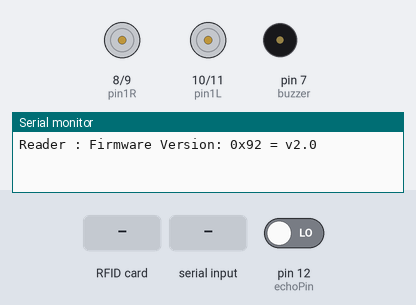
Simulated run of this sketch. Board: Arduino Mega 2560, built with avr-gcc and run on an emulated ATmega2560. On the bench: motor-driver pin pairs drawn as motors (green arrow = first pin HIGH = forward, orange = second pin HIGH = backward, longer = more drive), buzzer (waves = sounding), the last lines printed to the serial monitor. Inputs (shaded band) come from the test bench; at power-on: pin 12 (echoPin) LOW.

Above: at 1.2 s.
1.3 s: RFID card FA 1C 4A B3 held to the reader
At 2.0 s:
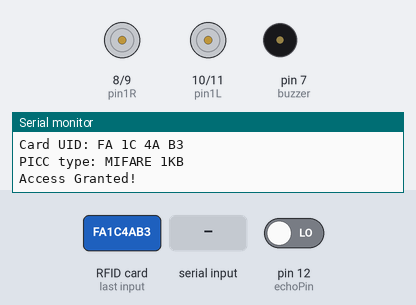
4.3 s: "1\n" received over the second serial link
At 5.2 s:
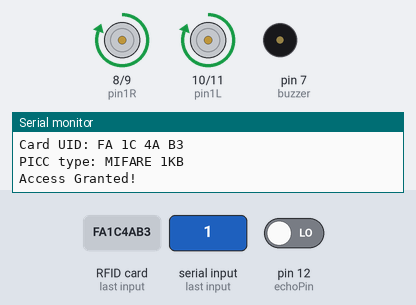
7.3 s: "2\n" received over the second serial link
At 8.4 s:
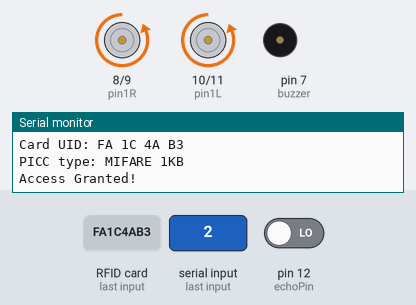
10.3 s: "3\n" received over the second serial link
At 11.5 s:
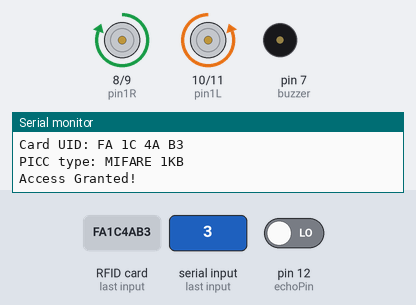
13.3 s: "4\n" received over the second serial link
At 14.5 s:
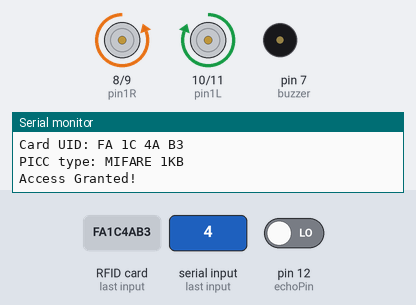
16.3 s: "0\n" received over the second serial link
At 17.6 s:
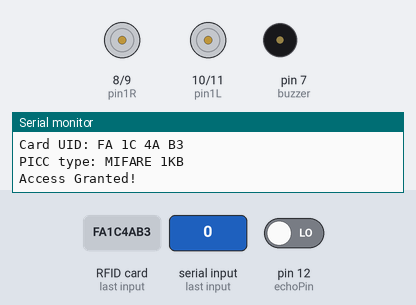
Timing chart, 0 to 20.3 s (numbered marks = the images above; inputs shaded):
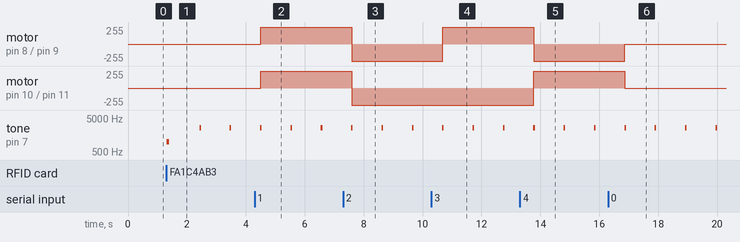

Measured:
- after the input at 1.3 s, tone on pin 7 (buzzer): silent → 1000 Hz at once, then repeats every 1.1 s: silent 1.0 s, 2600 Hz 0.03 s
- after the input at 4.3 s, motor on pin 8 (pin1R) / pin 9 (pin2R), motor on pin 10 (pin1L) / pin 11 (pin2L): stopped → forward 255/255 after 0.20 s
- after the input at 7.3 s, motor on pin 8 (pin1R) / pin 9 (pin2R), motor on pin 10 (pin1L) / pin 11 (pin2L): forward 255/255 → backward 255/255 after 0.29 s
- after the input at 10.3 s, motor on pin 8 (pin1R) / pin 9 (pin2R): backward 255/255 → forward 255/255 after 0.38 s
- after the input at 13.3 s, motor on pin 8 (pin1R) / pin 9 (pin2R): forward 255/255 → backward 255/255 after 0.47 s; motor on pin 10 (pin1L) / pin 11 (pin2L): backward 255/255 → forward 255/255 after 0.47 s
- after the input at 16.3 s, motor on pin 8 (pin1R) / pin 9 (pin2R): backward 255/255 → stopped after 0.56 s; motor on pin 10 (pin1L) / pin 11 (pin2L): forward 255/255 → stopped after 0.56 s

The sketch:

Final_version1.2.ino
```cpp
#include <Wire.h>
//Mega2560 pin 20 (SDA), pin 21 (SCL)
//SPI pin
//MOSI 51
//MISO 50
//SCK 52
//SS 53
#include "TimerOne.h"
#include <Adafruit_SSD1331.h>
///////////////////////////////////////////////////////

#include <SPI.h>
#include <MFRC522.h>

#define RST_PIN 5
#define SS_PIN 53

int rfidCheck = 0;

MFRC522 mfrc522;  //Create MFRC522 instance
char *reference;
byte uid[] = {0xFA, 0x1C, 0x4A, 0xB3};  //Required Card UID

///////////////////////////////////////////////////////
//Power detection
#define voltageValuePin A7
float  voltageValue = 0;

int analogInput = 0;
float vout = 0.0;
float vin = 0.0;
int value = 0;
///////////////////////////////////////////////////////

///////////////////////////////////////////////////////
//Ultra Sonic
#define trigPin 13
#define echoPin 12

int f = 0;
int ok = 1;
unsigned long time = 0;

unsigned long UltraSonicStartTime = 0;
int UltraSonicDone = 1;
int    duration;
float  distance = 10.0;
///////////////////////////////////////////////////////

///////////////////////////////////////////////////////
//interrupt pin
int interruptL1 = 2;
int interruptL2 = 3;

int interruptR1 = 18;
int interruptR2 = 19;
///////////////////////////////////////////////////////

//////////////////////////////////////////////////////
//motor driver LM298 control pin
int pin1R = 8;
int pin2R = 9;
int pin1L = 10;
int pin2L = 11;
//////////////////////////////////////////////////////

//////////////////////////////////////////////////////
// encoder parameter
//encoderValue
long encoderValueR = 0;
long encoderValueL = 0;

//Reset encoderValue
int encoderValueR_Reset = 0;
int encoderValueL_Reset = 0;

//encoderValue Diff
long encoderValueR_Diff = 0;
long encoderValueL_Diff = 0;
//////////////////////////////////////////////////////

int forwardStart = 0;
int rightStart = 0;
int leftStart = 0;
int targetValue = 0;

////////////////////////////////////////////
//For black line
int prev_blackLineFR = 0;
int rising_blackLineFR = 0;
int prev_blackLineFL = 0;
int rising_blackLineFL = 0;
int rising_blackLineFR_level = 0;
int rising_blackLineFL_level = 0;
int state = 0; //L = -1, forward = 0, R = 1
////////////////////////////////////////////
//For bluetooth
int state2 = 0;
int counter = 0;

////////////////////////////////////////////
//For coordinate
int x = 0;
int y = 0;

int rotation = 0;

int forward = 0;

//////////////////////////////////////////
//buzzer
const int buzzer = 7;

////////////////////////////////////////////

void setup()
{
  ///////////////////////////

  //RFID module
  Serial.begin(115200);
  SPI.begin();

  mfrc522.PCD_Init(SS_PIN, RST_PIN);  // 初始化MFRC522卡
  Serial.print(F("Reader "));
  Serial.print(F(": "));
  mfrc522.PCD_DumpVersionToSerial();  // 顯示讀卡設備的版本

  /////////////////////////////////////////
  while (!Serial) {
    ; // wait for serial port to connect. Needed for native USB port only
  }

  // set the data rate for the SoftwareSerial port
  Serial3.begin(38400);
  Serial3.println("Hello, world?");


  /////////////////////////////////////////


  /////////////////////////////////////////
  //Ultra Sonic sensor
  pinMode(trigPin, OUTPUT);
  pinMode(echoPin, INPUT);
  /////////////////////////////////////////

  /////////////////////////////////////////
  //Motor
  pinMode(pin1L, OUTPUT);
  pinMode(pin2L, OUTPUT);
  pinMode(pin1R, OUTPUT);
  pinMode(pin2R, OUTPUT);
  /////////////////////////////////////////

  /////////////////////////////////////////
  //Encoder
  //https://www.arduino.cc/reference/en/language/functions/external-interrupts/attachinterrupt/
  pinMode(interruptL1, INPUT_PULLUP);
  pinMode(interruptL2, INPUT_PULLUP);
  pinMode(interruptR1, INPUT_PULLUP);
  pinMode(interruptR2, INPUT_PULLUP);


  ////////////////////////
  //buzzer
  pinMode(buzzer, OUTPUT);

  ////////////////////////
}


/////////////////////////////
//Main Loop
void loop()
{
  if (rfidCheck == 0) {
    rfidReader();

  }

  if (rfidCheck == 1) {
    UltraSonic();
    Beeper();
    delay(10);
    counter +=1;

    if (counter==10){
      state2 = 0;
      counter = 0;

    }

    if (Serial3.available()) {

      state2 = Serial3.read();

      if (state2 == '0') {
        stopCar();

      }
      if (state2 == '1') {
        forwardCar();

      }
      if (state2 == '2') {
        backwardCar();

      }
      if (state2 == '3') {
        turnCarOnsiteL();

      }
      if (state2 == '4') {
        turnCarOnsiteR();

      }
    }
  }

}

/////////////////////////////
// rfid module
void rfidReader() {
  //Serial.print("reading...");
  // 檢查是不是偵測到新的卡
  if (mfrc522.PICC_IsNewCardPresent() && mfrc522.PICC_ReadCardSerial()) {
    // 顯示卡片的UID
    Serial.print(F("Card UID:"));
    dump_byte_array(mfrc522.uid.uidByte, mfrc522.uid.size); // 顯示卡片的UID
    Serial.println();
    Serial.print(F("PICC type: "));
    MFRC522::PICC_Type piccType = mfrc522.PICC_GetType(mfrc522.uid.sak);
    Serial.println(mfrc522.PICC_GetTypeName(piccType));  //顯示卡片的類型

    //把取得的UID，拿來比對我們指定好的UID
    bool they_match = true; // 初始值是假設為真
    for ( int i = 0; i < 4; i++ ) { // 卡片UID為4段，分別做比對
      if ( uid[i] != mfrc522.uid.uidByte[i] ) {
        they_match = false; // 如果任何一個比對不正確，they_match就為false，然後就結束比對
        break;
      }
    }

    //在監控視窗中顯示比對的結果
    if (they_match) {
      Serial.print(F("Access Granted!"));
      rfidCheck = 1;
      tone(buzzer, 1000, 100);
      delay(100);
    } else {
      Serial.print(F("Access Denied!"));
      rfidCheck = 0;
      tone(buzzer, 5000, 50);
      delay(100);
    }
    mfrc522.PICC_HaltA();  // 卡片進入停止模式
  }
}


//////////////////////////////////////////////////////


void dump_byte_array(byte *buffer, byte bufferSize) {
  for (byte i = 0; i < bufferSize; i++) {
    Serial.print(buffer[i] < 0x10 ? " 0" : " ");
    Serial.print(buffer[i], HEX);
  }
}


//////////////////////////////////////////////////////
// Motor subrountine
void turnCarL() {
  digitalWrite(pin1R, 1);
  digitalWrite(pin2R, 0);
  digitalWrite(pin1L, 0);
  digitalWrite(pin2L, 0);
}
void turnCarR() {
  digitalWrite(pin1R, 0);
  digitalWrite(pin2R, 0);
  digitalWrite(pin1L, 1);
  digitalWrite(pin2L, 0);
}
void turnCarOnsiteL() {
  digitalWrite(pin1R, 1);
  digitalWrite(pin2R, 0);
  digitalWrite(pin1L, 0);
  digitalWrite(pin2L, 1);
}
void turnCarOnsiteR() {
  digitalWrite(pin1R, 0);
  digitalWrite(pin2R, 1);
  digitalWrite(pin1L, 1);
  digitalWrite(pin2L, 0);
}
void forwardCar() {
  digitalWrite(pin1R, 1);
  digitalWrite(pin2R, 0);
  digitalWrite(pin1L, 1);
  digitalWrite(pin2L, 0);
}
void backwardCar() {
  digitalWrite(pin1R, 0);
  digitalWrite(pin2R, 1);
  digitalWrite(pin1L, 0);
  digitalWrite(pin2L, 1);
}
void stopCar() {
  digitalWrite(pin1R, 0);
  digitalWrite(pin2R, 0);
  digitalWrite(pin1L, 0);
  digitalWrite(pin2L, 0);
}

//
void forwardRightWheel() {
  digitalWrite(pin1R, 1);
  digitalWrite(pin2R, 0);
}
void forwardLeftWheel() {
  digitalWrite(pin1L, 1);
  digitalWrite(pin2L, 0);
}
void backwardRightWheel() {
  digitalWrite(pin1R, 0);
  digitalWrite(pin2R, 1);
}
void backwardLeftWheel() {
  digitalWrite(pin1L, 0);
  digitalWrite(pin2L, 1);
}
void stopRightWheel() {
  digitalWrite(pin1R, 0);
  digitalWrite(pin2R, 0);
}
void stopLeftWheel() {
  digitalWrite(pin1L, 0);
  digitalWrite(pin2L, 0);
}
//////////////////////////////////////////////////////

//////////////////////////////////////////////////////
//UltraSonic subroutine


void UltraSonic() {
  if (UltraSonicDone) {
    UltraSonicDone = 0;
    UltraSonicStartTime = millis();
    digitalWrite(trigPin, LOW);  // Added this line
  }
  if (millis() > UltraSonicStartTime + 2) {
    digitalWrite(trigPin, HIGH);
  }
  if (millis() > UltraSonicStartTime + 12) {
    digitalWrite(trigPin, LOW);
    //    duration = pulseIn(echoPin, HIGH, 3000); //set 3000ns as timout
    duration = pulseIn(echoPin, HIGH); //set 3000ns as timout
    distance = (duration / 2) / 29.1;
    UltraSonicDone = 1;
  }
}

void Beeper() {

  if (ok == 1) {
    ok = 0;
    time = millis();

  }
  if (millis() > time + (((distance - 4) * 50))) {
    int f = 600 + (10 - distance) * 200;
    tone(buzzer, f, 10);
    ok = 1;
  }
}
```
